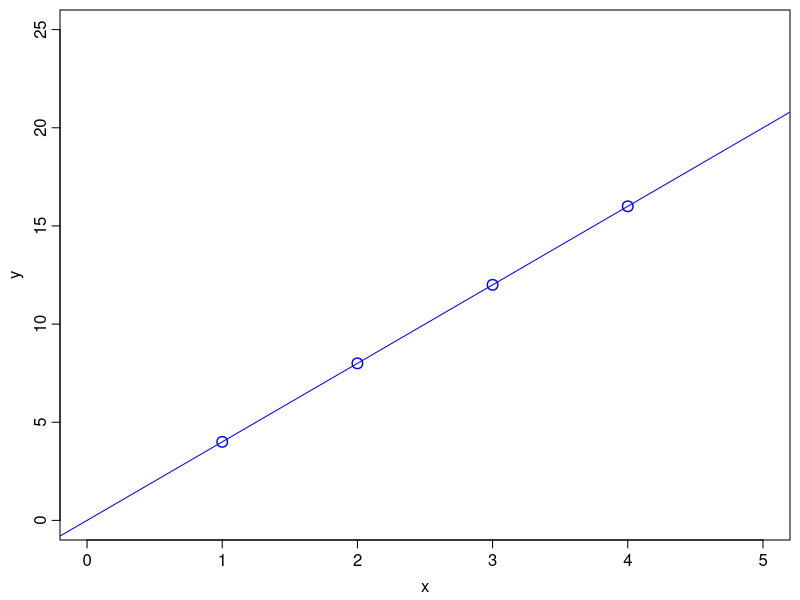
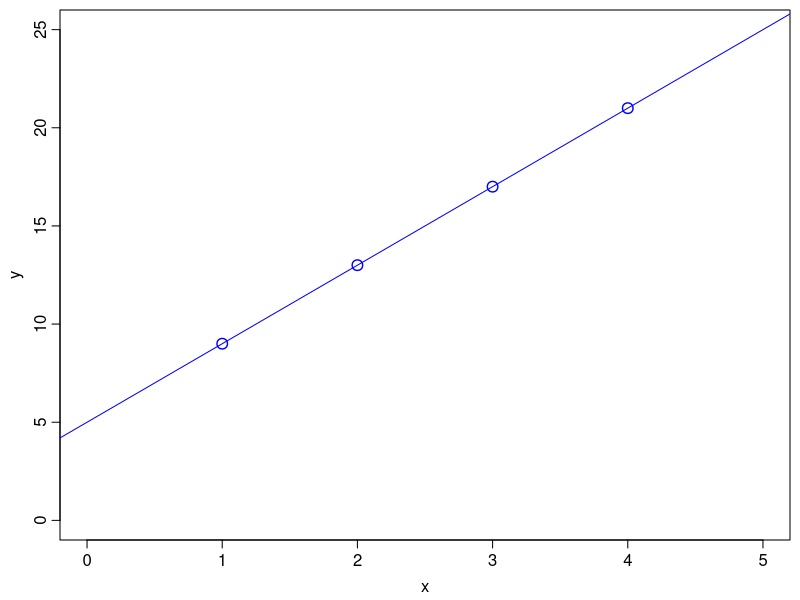
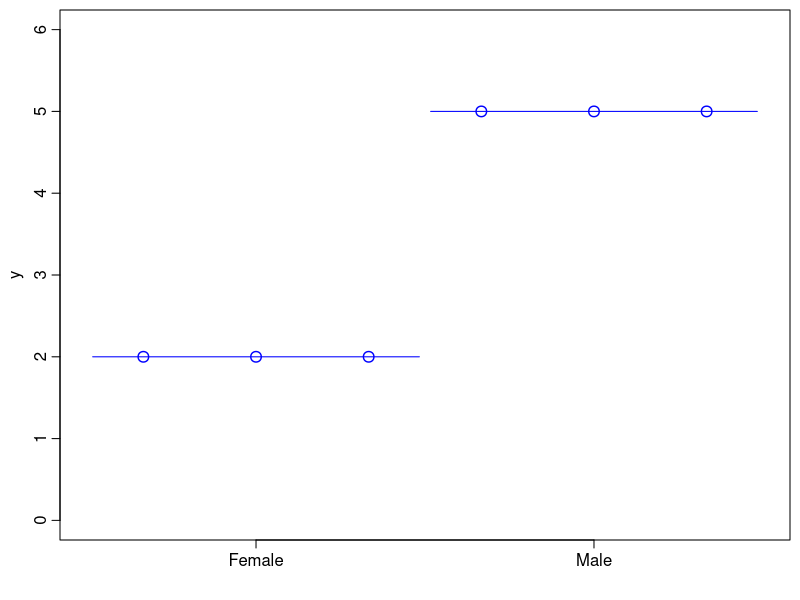
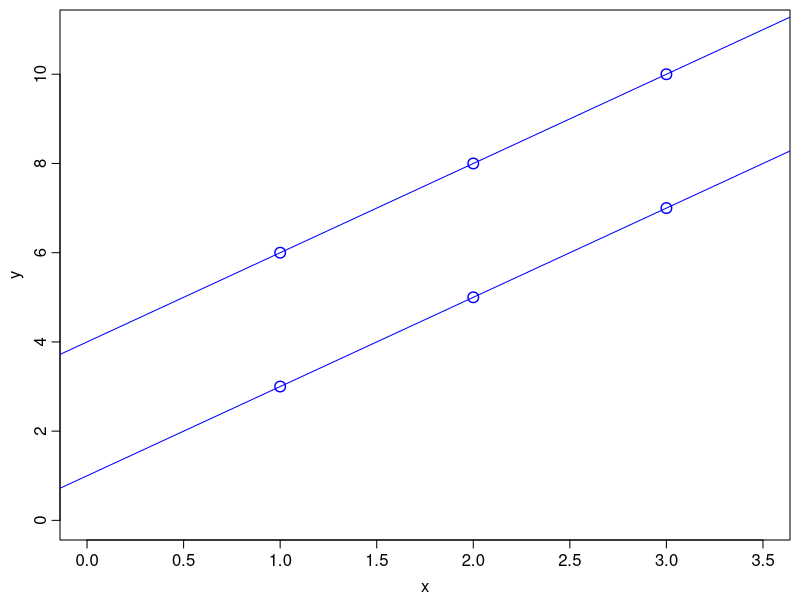
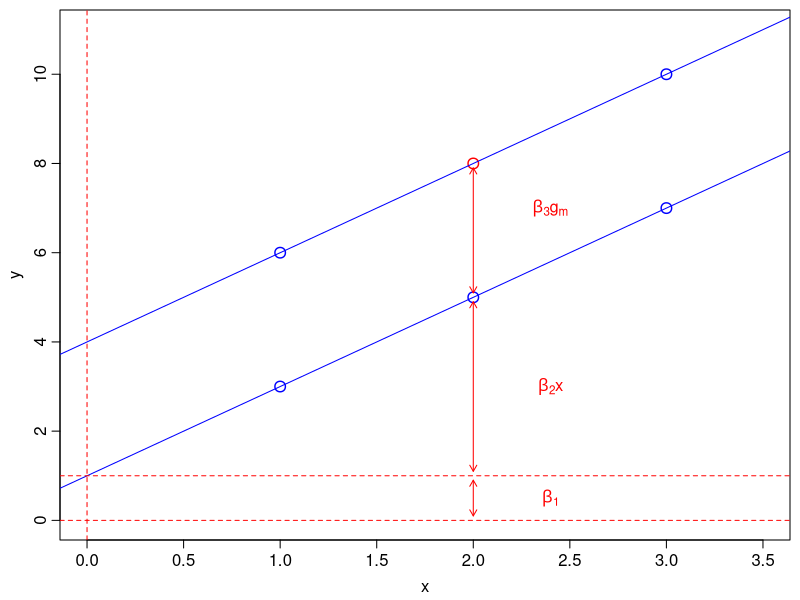

These figures' R source, in order: (Note: this script raises an error after producing the figures.)
palette(c('blue','red','purple','firebrick'))

# pdf width
w <- 3.5

# some replicate functions with changed defaults
arrows2 <- function(...) arrows(..., code=3, len=0.07, col='red')
text2   <- function(...) text(..., col='red', cex=1.4)


# simple regression no error

pdf('Origin.pdf', height=w, width=w)

	par(mar=c(3,3,0.5,0.5), mgp=c(1.8,0.5,0), tcl=-0.4)

	x <- 1:4
	y <- 4*x

	plot(y ~ x, col=1, pch=21, cex=1.4, xlim=c(0,5), ylim=c(0,25), lwd=1.4)
	abline(a=0, b=4,  col=1)	

dev.off()


pdf('Intercept.pdf', height=w, width=w)

	par(mar=c(3,3,0.5,0.5), mgp=c(1.8,0.5,0), tcl=-0.4)
	
	y <-  5 + 4*x

	plot(y ~ x, col=1, pch=21, cex=1.4, xlim=c(0,5), ylim=c(0,25), lwd=1.4)
	abline(a=5, b=4, col=1)	

dev.off()


pdf('Factor.pdf', height=w, width=w)

	par(mar=c(3,3,0.5,0.5), mgp=c(1.8,0.5,0), tcl=-0.4)
	
	y <- rep(c(2,5), each=3)
    x <- seq(along=y)-0.5
	plot(y ~ x, col='blue', pch=21, cex=1.4, xlim=c(0,6), ylim=c(0,6), lwd=1.4, xaxt='n', xlab='')
	gap <- 0.05
	arrows(c(0,3) + gap, c(2,5), c(3,6) - gap, c(2,5), code=0, col='blue')
    axis(side=1, at=c(1.5,4.5),  labels=c('Female','Male'))

dev.off()

pdf('TwoVars.pdf', height=w, width=w)

	par(mar=c(3,3,0.5,0.5), mgp=c(1.8,0.5,0), tcl=-0.4)
		
    x <- rep(1:3, times=2) 
    f <- rep(c(0,1), each=3)
    y <- 1 + 2 * x + 3 *f
	plot(y ~ x, col='blue', pch=21, cex=1.4, xlim=c(0,3.5), ylim=c(0,11), lwd=1.4)
	abline(a=1, b=2, col='blue')
	abline(a=4, b=2, col='blue')

dev.off()

pdf('TwoVarsHighlight.pdf', height=w, width=w)

	par(mar=c(3,3,0.5,0.5), mgp=c(1.8,0.5,0), tcl=-0.4)
		
    x <- rep(1:3, times=2) 
    f <- rep(c(0,1), each=3)
    y <- 1 + 2 * x + 3 *f
	plot(y ~ x,  pch=21, cex=1.4, xlim=c(0,3.5), ylim=c(0,11), lwd=1.4, col=c(1,1,1,1,2,1))
	abline(a=1, b=2, col='blue')
	abline(a=4, b=2, col='blue')
	
	abline(h=c(0,1), v=0, lty=2, col='red')
	gap <- 0.1
    arrows2(c(2,2,2), c(0,1,5)+gap, c(2,2,2), c(1,5,8)-gap)
	text(rep(2.4, 3), c(0.5,3,7), c(expression(beta[1]), expression(beta[2]*x), expression(beta[3]*g[m])), col='red')

dev.off()




x <- seq(along=y)-0.5
mid <- c(1,3,5,7)

pdf('Anova.pdf', height=w, width=w)

	par(mar=c(3,3,0.5,0.5), mgp=c(1.8,0.5,0), tcl=-0.4)

	plot(y ~ x, xaxt='n', xlab='', xlim=c(0,nk), ylim=c(0,max(y)), col=unclass(f), pch=21, cex=1.4, lwd=1.4)
	axis(side=1, at=mid,  labels=levels(f))
	
	gap <- 0.2
	arrows(c(0,2,4,6) + gap, yhat, c(2,4,6,8) - gap, yhat, col=1:4, code=0, lwd=2)


dev.off()


pdf('Error.pdf', height=w, width=w)

	par(mar=c(3,3,0.5,0.5), mgp=c(1.8,0.5,0), tcl=-0.4)
	x <- 1:4
	y <- 4*x + 5 + c(0.50,-2,2.58,-1)

	plot(y ~ x, col=1, pch=21, cex=1.4, xlim=c(0,5), ylim=c(0,25), lwd=1.4)
	#abline(a=5, b=4, col=1)	

dev.off()


pdf('TooFlat.pdf', height=w, width=w)

	par(mar=c(3,3,0.5,0.5), mgp=c(1.8,0.5,0), tcl=-0.4)

	plot(y ~ x, col=1, pch=21, cex=1.4, xlim=c(0,5), ylim=c(0,25), lwd=1.4)
	tooflat <- nls(y ~ a + 1 * x, start=list(a=10))
	abline(a=coef(tooflat), b=1, col=1)
	
	p <- predict(tooflat)
	r <- resid(tooflat)
	
	arrows(x,p,x,p+r, col='red', code=0)
	
dev.off()


pdf('TooSteep.pdf', height=w, width=w)

	par(mar=c(3,3,0.5,0.5), mgp=c(1.8,0.5,0), tcl=-0.4)

	plot(y ~ x, col=1, pch=21, cex=1.4, xlim=c(0,5), ylim=c(0,25), lwd=1.4)
	b <- 7
	toosteep <- nls(y ~ a + b * x, start=list(a=-10))
	abline(a=coef(toosteep), b=b, col=1)
	
	p <- predict(toosteep)
	r <- resid(toosteep)
	
	arrows(x,p,x,p+r, col='red', code=0)
	
dev.off()



pdf('Varying.pdf', height=w, width=2*w)

	par(mar=c(3,3,0.5,0.5), mgp=c(1.8,0.5,0), tcl=-0.4)
	par(mfrow=c(1,2))
	
	bvals <- seq(1, 7, length=50)
	resvar <- rep(NA, 50)
	
	for(b in seq_along(bvals)){
	
		model <- nls(y ~ a + bvals[b] * x, start=list(a=-10))

		p <- predict(model)
		r <- resid(model)
		resvar[b] <- deviance(model)

		plot(y ~ x, col=1, pch=21, cex=1.4, xlim=c(0,5), ylim=c(0,25), lwd=1.4)
		abline(a=coef(model), b=bvals[b], col=1)
		arrows(x,p,x,p+r, col='red', code=0)

		plot(resvar ~ bvals, type='o', ylim=c(10,60), col=2)		

	}
	
	abline(v=4, lty=2)
	
dev.off()


pdf('Varying_timeline.pdf', height=w, width=2*w)

	par(mar=c(3,3,0.5,0.5), mgp=c(1.8,0.5,0), tcl=-0.4)
	par(mfrow=c(1,2))
	
	bvals <- seq(1, 7, length=51)
	resvar <- rep(NA, 51)

	plot(y ~ x, col=1, pch=21, cex=1.4, xlim=c(0,5), ylim=c(0,25), lwd=1.4)
	p1 <- par('usr')
	plot(resvar ~ bvals, type='o', ylim=c(10,60), col=2, ylab='Sum of square residuals', xlab=expression(Slope~(beta[2])))		
	p2 <- par('usr')
	
	for(b in seq_along(bvals)){
	
		model <- nls(y ~ a + bvals[b] * x, start=list(a=-10))
		p <- predict(model)
		r <- resid(model)
		resvar[b] <- deviance(model)

		plot.new()
		par(usr=p1)
		arrows(x,p,x,p+r, col='red', code=0)
		abline(a=coef(model), b=bvals[b], col=1)
		
		plot.new()
		par(usr=p2)
		points(resvar ~ bvals, type='o', ylim=c(10,60), col=2)		

	}
	
	abline(v=4, lty=2)
	
dev.off()

pdf('JustRight.pdf', height=w, width=w)

	par(mar=c(3,3,0.5,0.5), mgp=c(1.8,0.5,0), tcl=-0.4)

	plot(y ~ x, col=1, pch=21, cex=1.4, xlim=c(0,5), ylim=c(0,25), lwd=1.4)
	justright <- nls(y ~ a + b * x, start=list(a=5, b=4))
	abline(justright, col=1)
	
	p <- predict(justright)
	r <- resid(justright)
	
	arrows(x,p,x,p+r, col='red', code=0)
	
dev.off()

pdf('Predicted.pdf', height=w, width=w)

	par(mar=c(3,3,0.5,0.5), mgp=c(1.8,0.5,0), tcl=-0.4)

	plot(y ~ x, col='grey', pch=21, cex=1.4, xlim=c(0,5), ylim=c(0,25), lwd=1.4)
	abline(justright, col=1)
	
	p <- predict(justright)
	r <- resid(justright)

	arrows(x,p,x,p+r, col='grey', code=0)	
	points(x, p, col=2,  pch=21, cex=1.4 )

	
dev.off()

pdf('ResidDemo.pdf', height=1.5*w, width= 1.2*w )

	par(mar=c(3,3,0.5,0.5), mfrow=c(2,1), mgp=c(1.8,0.5,0), tcl=-0.4)

	sd <- 1
	# xx <- runif(100)*25
	# yy <- 1 + 0.2*xx + rnorm(100, sd=sd)
	xx <- c(10.56, 8.42, 7.45, 5.85, 13.55, 7.33, 2.59, 4.29, 21.79, 1.52, 
			19.6, 22.32, 2.25, 1.67, 5.09, 3.93, 20.71, 2.7, 1.41, 4.81, 
			16.72, 14.49, 22.47, 2.76, 17.97, 0.52, 1.77, 23.91, 16.85, 17.45, 
			17.77, 4.82, 13.14, 0.88, 20.37, 8.64, 12.23, 14.04, 21.66, 3.07, 
			17.9, 0.75, 22, 24, 1.33, 18.07, 12.15, 0.92, 10.28, 18.48, 19.31, 
			11.64, 10.43, 1.29, 8.32, 13.94, 4.76, 6.92, 4.19, 14.94, 20.29, 
			13.72, 17.84, 1.39, 5.8, 17.48, 23.31, 24.96, 1.47, 18.79, 11.67, 
			15.78, 8.23, 15.48, 4.66, 0.37, 4.67, 24.75, 8.83, 4.64, 9.25, 
			22.76, 4.38, 12.14, 18.69, 20.02, 4.51, 1.61, 1.52, 17.32, 3.44, 
			2, 3.34, 6.09, 22.96, 8.04, 4.85, 23.5, 7.05, 5.41)
	yy <- c(4.63, 2.64, 2.54, 1.49, 3.8, 3.06, 2.1, 1.15, 5.3, 1.35, 5.05, 
			4.9, 2.79, -0.01, 2.21, 1.39, 5.34, -0.68, 1.1, 2.15, 3.14, 4.81, 
			6.83, 1.74, 4.44, 1.41, 0.19, 5.51, 2.83, 5.86, 4.46, 1.94, 4.81, 
			2.65, 4.99, 2.33, 2.95, 4.54, 7.3, 1.8, 4.66, 1.73, 5.1, 5.86, 
			0.03, 4.47, 3.53, 2.05, 3.7, 3.88, 5.56, 2.02, 3.89, 0.58, 4.87, 
			3.8, 3.26, 0.56, 1.11, 1.5, 5.02, 2.12, 2.38, 1.74, 3.09, 3.53, 
			6.89, 5.43, 0.01, 4.24, 3.04, 5.11, 2.18, 3.26, 2.4, -1.04, 3.37, 
			5.42, 3.69, -1.36, 3.42, 4.12, 2.4, 1.73, 2.78, 5.85, 0.63, 1.52, 
			0.07, 5.38, 0.24, 2.38, 3.13, 2.6, 4.25, 2.2, 2.35, 5.58, 2.56, 1.68)
	plot(yy~xx, col='gray60', ylab='y', xlab='x', ylim=c(-2,8))
	mod <- lm(yy~xx)
	abline(mod, col='gray60')
	
	pts <- c(1,6,11,16,21)
	mnx <- predict(mod, newdata=list(xx=pts))
	points(pts, mnx, col='red', pch=19)
	
	for(i in seq_along(pts)){
	
		qn <- qnorm(ppoints(99), mean=mnx[i], sd=sd)
		dn <- dnorm(qn, mean=mnx[i], sd=sd)
		dn <- dn / max(dn) * 3 
		lines(dn + pts[i], qn, col='red', lwd=1.5)
		lines(rep(pts[i],2), qn[c(1,99)], col='red', lty=1, lwd=0.5)
		lines(c(pts[i], pts[i] + dn[45]), rep(mnx[i],2), col='red', lty=1, lwd=0.5)
		
	}
	
	n <- 21
	p <- ppoints(n)
	a <- qnorm(seq(0,1, by=diff(p)[1]))
	a[c(1,n+1)] <- c(-3,3)
	q <- qnorm(p)
	d <- dnorm(q)
	
	curve(dnorm(x), xlim=c(-3,3), type='n', ylim=c(0,0.45), ylab='Density')
	
	for(i in seq(1,n, by=2)){
	    x <- seq(a[i], a[i+1], length=15)
		y <- dnorm(x)
		polygon(x=c(a[i], x, a[i+1]), c(0,y,0), col='grey80', border=NA)
	}
	
	arrows(q, dnorm(q), q, rep(0.43, length(q)), code=0, col='gray')
	curve(dnorm(x), xlim=c(-3,3), add=TRUE)
	points(q, dnorm(q), col='red')
	points(q, rep(0.43, length(q)), col='red')


dev.off()


pdf('LinearModels.pdf', height=2/3*w, width=2*w)

	par(mar=c(3,3,2,0.5), mfrow=c(1,3), mgp=c(1.8,0.5,0), tcl=-0.4)
	
	x <- runif(20)
	y <- 0.5 * x + rnorm(20, sd=0.05)

	mod <- lm(y~x)
	plot(y ~ x, col='red')
	abline(mod, col=1)
	title(main=expression(y == beta[1] + beta[2] *x))

	x <- runif(20)
	y <- 0.5 * x - 0.6*x^2+ rnorm(20, sd=0.03)

	mod <- lm(y~x + I(x^2))
	plot(y ~ x, col='red')
	xx <- seq(0,1, length=50)
	p <- predict(mod, newdata=list(x=xx))
	lines(xx, p, col=1)
	title(main=expression(y == beta[1] + beta[2] *x + beta[3] *x^2))


	x1 <- runif(40)
	x2 <- runif(40)
	y  <- 0.2 * x1 + 0.3 * x2 - 0.4*x2^2 + 0.2*x1*x2 + rnorm(40, sd=0.05)
	mod <- lm(y ~ x1*x2+ I(x2^2))
	
	xx <- seq(0,1,length=20)
	newdata <- expand.grid(x1=xx, x2=xx)
	p <- predict(mod, newdata=newdata)	
	
	par(mar=c(1,1,2,1))
	VT <- persp(xx,xx, matrix(p, ncol=20), theta=-45, phi=10, xlab='x1', ylab='x2', zlab='y', border=1)
	points(trans3d(x1,x2,y, VT), col='red')

	title(main=expression(y == beta[1] + beta[2] * x[1] + beta[3] * x[2]+ beta[4] * x[2]^2+  beta[5] *x[1]*x[2]))


dev.off()

# pdf('Animate.pdf', height=w, width=w)

# for(t in seq(-180,180, by=5)){
	# VT <- persp(xx,xx, matrix(p, ncol=20), theta=t, phi=10, xlab='x1', ylab='x2', zlab='y', border=1)
	# points(trans3d(x1,x2,y, VT), col='red')

	# title(main=expression(y == beta[1] + beta[2] * x[1] + beta[3] * x[2]+ beta[4] * x[2]^2+  beta[5] *x[1]*x[2]))
# }

# dev.off()


## data for constant variance plots

# xreg <- runif(60)
# yreg <- 1 + 2*xreg +rnorm(60, sd=0.25)
# xaov <- gl(3,20, labels=c('none','sofa','active'))
# yaov <- 3 + 2.5 * (xaov=='sofa') + 1.1 * (xaov=='active') + rnorm(60, sd=0.25)
# yqd <- 0.1 + 2*xreg -  4*xreg^2 + rnorm(60, sd=0.25)
# ycurve   <- 1 + 2*xreg + 2 * xreg^2 + rnorm(60, sd=0.25) 
# yneqvar  <- 3 + 2.5 * (xaov=='sofa') + 1.1 * (xaov=='active') + rnorm(60, sd=0.25)*unclass(xaov)
# ynonnorm <- 0.1 + 2*xreg -  4*xreg^2 + rt(60, df=1.5)/10
# dat <- data.frame(xreg=round(xreg,3), xaov=xaov, yreg=round(yreg,3), yoav=round(yaov,3), 
#                   yqd=round(yqd,3), ycurve=round(ycurve,3), yneqvar=round(yneqvar,3), ynonnorm=round(ynonorm,3))


dat <- data.frame(xreg = c(0.669, 0.529, 0.825, 0.659, 0.791, 0.283, 
							0.164, 0.768, 0.129, 0.333, 0.647, 0.863, 0.987, 0.265, 0.602, 
							0.444, 0.513, 0.535, 0.717, 0.162, 0.059, 0.839, 0.285, 0.644, 
							0.382, 0.736, 0.983, 0.023, 0.121, 0.394, 0.271, 0.098, 0.705, 
							0.119, 0.415, 0.374, 0.516, 0.419, 0.529, 0.126, 0.143, 0.791, 
							0.011, 0.206, 0.506, 0.569, 0.03, 0.875, 0.429, 0.623, 0.346, 
							0.658, 0.74, 0.979, 0.591, 0.136, 0.338, 0.93, 0.921, 0.928), 
				    xaov = gl(3,20, labels=c('none','sofa','active')),			    
				    yreg = c(2.492, 1.956, 2.771, 2.292, 2.902, 1.829, 1.565, 2.341, 1.097, 
							2.1, 2.258, 2.89, 3.08, 1.589, 2.329, 1.897, 2.191, 1.91, 2.74, 
							1.215, 1.61, 2.55, 1.563, 1.918, 1.623, 2.735, 2.762, 1.152, 
							1.13, 1.618, 1.819, 1.217, 2.22, 1.291, 1.61, 1.707, 2.323, 2.215, 
							2.297, 1.032, 1.191, 2.581, 1.078, 1.44, 1.906, 2.095, 1.098, 
							3.044, 1.514, 2.133, 1.598, 1.974, 2.314, 2.799, 2.187, 0.95, 
							1.86, 2.667, 2.822, 2.752), 
				    yoav = c(3.29, 2.728, 2.979, 3.509, 3.446, 2.901, 2.792, 
						    3.308, 3.107, 3.14, 3.212, 3.109, 2.912, 2.894, 3.214, 2.705, 
						    3.164, 2.482, 2.693, 3.07, 5.685, 5.349, 5.958, 5.368, 5.695, 
						    5.357, 5.557, 4.995, 5.731, 5.57, 5.405, 5.017, 5.538, 5.556, 
						    5.052, 6.005, 5.585, 5.31, 5.739, 4.893, 4.236, 4.66, 4.269, 
						    4.5, 3.612, 3.465, 3.799, 4.132, 3.838, 4.326, 3.844, 4.091, 
						    4.237, 3.987, 4.504, 3.874, 4.219, 4.065, 4.336, 4.157), 
				    yqd = c(-0.254, -0.198, -1.103, 0, -1.006, 0.262, 1.051, 
						    -0.551, 0.151, -0.071, -0.361, -1.212, -2.044, 0.481, 0.066, 
						    0.104, -0.029, -0.1, -0.098, 0.607, 0.146, -1.005, 0.067, 
						    -0.044, 0.447, -0.576, -2.327, 0.065, 0.275, 0.081, 0.847, 
						    0.04, -0.576, 0.642, 0.285, 0.39, 0.246, 0.322, -0.111, 0.385, 
						    0.329, -0.81, 0.168, 0.521, 0.19, -0.183, 0.01, -1.519, 0.431, 
						    -0.263, 0.307, -0.813, -0.976, -2.142, -0.138, 0.67, 0.387, 
						    -1.478, -1.11, -1.559),
					ycurve = c(2.897, 2.463, 3.678, 3.179, 3.342, 1.474, 1.586, 3.131, 1.403, 
							1.653, 3.112, 3.644, 4.573, 1.931, 2.814, 2.126, 2.328, 2.845, 
							2.823, 1.214, 1.085, 3.485, 1.776, 2.993, 1.508, 2.978, 4.522, 
							1.662, 1.122, 1.715, 1.839, 1.129, 3.105, 1.441, 2.214, 1.473, 
							2.411, 1.762, 2.599, 1.38, 0.952, 3.785, 1.207, 1.418, 1.932, 
							2.368, 1.297, 4.089, 2.077, 2.899, 1.891, 2.832, 3.151, 4.792, 
							3.018, 1.248, 2.162, 4.043, 4.289, 4.07),
					yneqvar = c(2.944, 2.593, 2.788, 3.206, 2.795, 3.323, 2.881, 
							2.996, 2.951, 2.9, 2.534, 3.02, 2.718, 3.022, 3.129, 3.026, 2.863, 
							3.454, 3.026, 2.94, 4.771, 5.627, 6.435, 5.479, 5.01, 5.094, 
							5.347, 4.767, 5.701, 5.759, 5.266, 5.477, 5.861, 4.547, 5.671, 
							5.069, 5.604, 5.883, 6.007, 4.649, 5.834, 5.307, 4.276, 4.201, 
							3.372, 4.669, 4.079, 3.724, 3.843, 3.835, 3.084, 2.897, 4.553, 
							3.706, 4.274, 4.818, 2.736, 4.268, 4.528, 4.582),
					ynonnorm = c(-0.256, 0.06, -0.986, 0.579, -0.343, 0.296, 0.626, -0.559, 
							-0.269, 0.676, -1.752, -0.931, -1.768, 0.662, -0.205, 0.045, 
							0.147, 0.101, -0.094, 0.361, 0.209, 0.376, 0.285, -0.34, 0.272, 
							-0.611, -1.898, 0.238, 0.218, 0.124, 0.228, 0.022, -0.353, 0.268, 
							0.295, 0.326, 0.261, 0.275, 0.069, 0.313, 0.341, -0.518, 0.093, 
							-0.438, 0.123, -0.13, 0.382, -1.23, 0.806, -0.217, 0.185, -0.309, 
							-0.663, -1.817, -0.29, 0.487, 0.217, -1.481, -1.385, -1.424))



regmod <- lm(yreg~xreg, data=dat)
regpred <- predict(regmod)
regres <- resid(regmod)

aovmod <- lm(yaov ~ xaov, data=dat)
aovpred <- predict(aovmod)
aovres <- resid(aovmod)

quadmod <- lm(yqd ~ xreg + I(xreg^2), data=dat) 
quadpred <- predict(quadmod)
quadres <- resid(quadmod)

curvemod <- lm(ycurve ~ xreg, data=dat)
curvepred <- predict(curvemod)
curveres <- resid(curvemod)

neqvarmod <- lm(yneqvar ~ xaov, data=dat)
neqvarpred <- predict(neqvarmod)
neqvarres <- resid(neqvarmod)

nonnormmod <- lm(ynonnorm ~ xreg + I(xreg^2), data=dat)
nonnormpred <- predict(nonnormmod)
nonnormres <- resid(nonnormmod)

pdf('ConstantVarianceDat.pdf', height=2/3*w, width=2*w)

	par(mar=c(3,3,2,0.5), mfrow=c(1,3), mgp=c(1.8,0.5,0), tcl=-0.4)
	
	plot(yreg ~ xreg,  ylab='y',  xlab='x',col='red', data=dat)
	title(main=expression(y == beta[1] + beta[2] *x))

	xaovxx <- c(4:23, 29:48, 54:73)
	plot(yaov ~ xaovxx, ylim=c(2.25, 6.25), xlim=c(1, 76), xlab='', xaxt='n', ylab='y', col='red', data=dat)
	axis(1, at=c(1,26,51,76), labels=FALSE)
	mtext(levels(xaov), at=c(13.5,38.5,63.5), side=1, line=1.8, cex=0.8)
	abline(v=c(1,26,51,76), lty=2, col='gray')
	title(main=expression(y == beta[1] + beta[2] * x[s] + beta[3] *x[a]))


	plot(yqd ~ xreg,  ylab='y',  xlab='x', col='red', data=dat)
	title(main=expression(y == beta[1] + beta[2] *x + beta[3] *x^2))

dev.off()


pdf('ConstantVarianceMods.pdf', height=2/3*w, width=2*w)

	par(mar=c(3,3,2,0.5), mfrow=c(1,3), mgp=c(1.8,0.5,0), tcl=-0.4)
	
	plot(yreg ~ xreg,  ylab='y',  xlab='x', type='n', data=dat)
	title(main=expression(y == beta[1] + beta[2] *x))

	arrows(xreg, regpred, xreg, yreg, code=0, col='grey')
	abline(regmod, col='blue')
	points(yreg ~ xreg, col='red', data=dat)	

	xaovxx <- c(4:23, 29:48, 54:73)
	plot(yaov ~ xaovxx, ylim=c(2.25, 6.25), xlim=c(1, 76), xlab='', xaxt='n', ylab='y', type='n', data=dat)
	axis(1, at=c(1,26,51,76), labels=FALSE)
	mtext(levels(xaov), at=c(13.5,38.5,63.5), side=1, line=1.8, cex=0.8)
	abline(v=c(1,26,51,76), lty=2, col='gray')
	title(main=expression(y == beta[1] + beta[2] * x[s] + beta[3] *x[a]))
	
	arrows(xaovxx, aovpred, xaovxx, yaov, code=0, col='grey')
	cf <- coef(aovmod)
	cf[2:3] <- cf[2:3] + cf[1]
	arrows(c(1,26,52), cf, c(26,51,76),cf, code=0, col='blue')
	points(yaov ~ xaovxx, col='red', data=dat)

	plot(yqd ~ xreg,  ylab='y',  xlab='x', type='n', data=dat)
	title(main=expression(y == beta[1] + beta[2] *x + beta[3] *x^2))

	arrows(xreg, quadpred, xreg, yqd, code=0, col='grey')
	cf <- as.list(coef(quadmod))
	names(cf) <- c('i','l','q')
	with(cf, curve(i + l*x + q*x^2, col='blue', add=TRUE))
	points(yqd ~ xreg, col='red', data=dat)

dev.off()

pdf('FitResid.pdf', height=2/3*w, width=2*w)

	par(mar=c(3,3,2,0.5), mfrow=c(1,3), mgp=c(1.8,0.5,0), tcl=-0.4)

	plot(regmod,  which=1, add.smooth=FALSE, col='red')
	plot(aovmod,  which=1, add.smooth=FALSE, col='red')
	plot(quadmod, which=1, add.smooth=FALSE, col='red')

dev.off()

qq2 <- function(mod){
	rs <- rstandard(mod)
	xy <- qqnorm(rs, plot.it=FALSE)
	plot(xy, type='n', main="Normal Q-Q plot", xlab='Theoretical Quantiles', ylab='Sample Quantiles')
	qqline(rs, col='gray30')
	points(xy, col='red')
}

pdf('QQNorm.pdf', height=2/3*w, width=2*w)

	par(mar=c(3,3,2,0.5), mfrow=c(1,3), mgp=c(1.8,0.5,0), tcl=-0.4)
	
	qq2(regmod)
	qq2(aovmod)
	qq2(quadmod)
			
dev.off()

# Bad plots

pdf('NonConstantVarianceMods.pdf', height=2/3*w, width=2*w)

	par(mar=c(3,3,2,0.5), mfrow=c(1,3), mgp=c(1.8,0.5,0), tcl=-0.4)
	
	plot(ycurve ~ xreg,  ylab='y',  xlab='x', type='n', data=dat)
	title(main=expression(y == beta[1] + beta[2] *x))

	arrows(xreg, curvepred, xreg, ycurve, code=0, col='grey')
	abline(curvemod, col='blue')
	points(ycurve ~ xreg, col='red', data=dat)	

	xaovxx <- c(4:23, 29:48, 54:73)
	plot(yneqvar ~ xaovxx, ylim=c(2.25, 6.45), xlim=c(1, 76), xlab='', xaxt='n', ylab='y', type='n', data=dat)
	axis(1, at=c(1,26,51,76), labels=FALSE)
	mtext(levels(xaov), at=c(13.5,38.5,63.5), side=1, line=1.8, cex=0.8)
	abline(v=c(1,26,51,76), lty=2, col='gray')
	title(main=expression(y == beta[1] + beta[2] * x[s] + beta[3] *x[a]))
	
	arrows(xaovxx, neqvarpred, xaovxx, yneqvar, code=0, col='grey')
	cf <- coef(neqvarmod)
	cf[2:3] <- cf[2:3] + cf[1]
	arrows(c(1,26,52), cf, c(26,51,76),cf, code=0, col='blue')
	points(yneqvar ~ xaovxx, col='red', data=dat)

	plot(ynonnorm ~ xreg,  ylab='y',  xlab='x', type='n', data=dat)
	title(main=expression(y == beta[1] + beta[2] *x + beta[3] *x^2))

	arrows(xreg, nonnormpred, xreg, ynonnorm, code=0, col='grey')
	cf <- as.list(coef(nonnormmod))
	names(cf) <- c('i','l','q')
	with(cf, curve(i + l*x + q*x^2, col='blue', add=TRUE))
	points(ynonnorm ~ xreg, col='red', data=dat)

dev.off()

pdf('BadFitResid.pdf', height=2/3*w, width=2*w)

	par(mar=c(3,3,2,0.5), mfrow=c(1,3), mgp=c(1.8,0.5,0), tcl=-0.4)

	plot(curvemod,  which=1, add.smooth=FALSE, col='red')
	plot(neqvarmod,  which=1, add.smooth=FALSE, col='red')
	plot(nonnormmod, which=1, add.smooth=FALSE, col='red')

dev.off()

pdf('BadQQNorm.pdf', height=2/3*w, width=2*w)

	par(mar=c(3,3,2,0.5), mfrow=c(1,3), mgp=c(1.8,0.5,0), tcl=-0.4)
	
	qq2(curvemod)
	qq2(neqvarmod)
	qq2(nonnormmod)
			
dev.off()


# pdf('Anscombe.pdf', height=2*w, width=2*w)

	# par(mar=c(3,3,0.5,0.5), mfrow=c(2,2), mgp=c(1.8,0.5,0), tcl=-0.4)
	
	# data(anscombe)
	
	# for(i in 1:4){
		
		# x <- anscombe[,i]; y <- anscombe[,i+4]
		# mod <- lm(y~x)
		# plot(y ~ x)
		# abline(mod)
	# }

# dev.off()

## EXPLANATORY POWER


# null and saturated model

x <- 1:9
f1 <- gl(3,3, labels=letters[1:3])
f2 <- gl(9,1, labels=letters[1:9])
# y <- unclass(f1) +rnorm(9, sd=0.9)
y <- c(0.82, 1, 0.17, -0.42, 2.29, 2.35, 4.06, 2.71, 2.73)


pdf('NullSaturated.pdf', height=1.5*w, width=1.2*w)

	par(mar=c(3,3,2,0.5), mfrow=c(2,1), mgp=c(1.8,0.5,0), tcl=-0.4)

	null <- lm(y ~ 1)
	nr <- resid(null)
	np <- predict(null)
	nullSS <- sum(resid(null)^2)


	plot(y ~ x, col='red', xlim=c(0.5,9.5), xaxt='n', xlab='')
	abline(null, col='blue')
	arrows(x, np, x, y, col='blue', code=0)
	title(main=expression(y == beta[1]), line=1.2)
	text(1, 3.5, sprintf("ESS = %0.2f\nRSS = %0.2f", 0,nullSS), adj=0)	

	mod <- lm(y ~ f2) 
	plot(y ~ x, col='red', xlim=c(0.5,9.5), xaxt='n')
	axis(1, at=1:9, labels=levels(f2))
	arrows(x-0.5, y, x+0.5, y, col='blue', code=0)
	title(main=expression(y == beta[1] + beta[2]*f[b] + ldots + beta[8]*f[h]), line=1.2)
	text(1, 3.5, sprintf("ESS = %0.2f\nRSS = %0.2f", nullSS, 0), adj=0)	

dev.off()

pdf('Intermediate.pdf', height=0.75*w, width=1.2*w)

	par(mar=c(3,3,2,0.5),  mgp=c(1.8,0.5,0), tcl=-0.4)
	mod <- lm(y ~ f1) 
	r <- resid(mod)
	p <- predict(mod)
	rss <- sum(resid(mod)^2)
	plot(y ~ x, col='red', xlim=c(0.5,9.5), xaxt='n', xlab='')
	axis(1, at=c(2,5,8), labels=levels(f1))
	cf <- coef(mod); cf[2:3] <- cf[2:3]+cf[1]
	arrows(c(1,4,7), cf, c(3,6,9), cf, col=2, code=0 )
	arrows(x, p, x, y, col='blue', code=0)
	title(main=expression(y == beta[1] + beta[2]*f[b] + beta[3]*f[c]), line=1.2)
	text(1, 3.5, sprintf("ESS = %0.2f\nRSS = %0.2f", nullSS-rss,rss), adj=0)		

dev.off()

# Simulate F 2,6

N <- 10000
ratio <- numeric(N)
f1 <- gl(3,3, labels=letters[1:3])
x <- 1:9
y <- matrix(rnorm(9 *N), ncol=9)

null <- apply(y, 1, function(x) var(x) * 8)
means <- t(apply(y, 1, function(x) rep(c(mean(x[1:3]), mean(x[4:6]), mean(x[7:9])), each=3)))

RSS <- rowSums((y - means)^2)
ESS <- null - RSS
ratio <- (ESS/2)/(RSS/6)

idx <- c(which.min(ratio), which.min(abs(ratio - median(ratio))),  which.min(abs((ratio -12))))

pdf('F_extremes.pdf', height=2/3*w, width=2*w)

	par(mar=c(3,3,2,0.5), mfrow=c(1,3), mgp=c(1.8,0.5,0), tcl=-0.4)

	yl <- range(y[idx,])
	
	for(i in idx){
		
		null <- lm(y[i,] ~ 1)
		nullSS <- sum(resid(null)^2)
	
		mod <- lm(y[i,] ~ f1) 
		r <- resid(mod)
		p <- predict(mod)
		rss <- sum(resid(mod)^2)
		
		plot(y[i, ] ~ x, col='red', xlim=c(0,9.5), xaxt='n', xlab='', ylab='y', ylim=yl)
		axis(1, at=c(2,5,8), labels=levels(f1))
		cf <- coef(mod); cf[2:3] <- cf[2:3]+cf[1]
		arrows(c(1,4,7), cf, c(3,6,9), cf, col=2, code=0 )
		arrows(x, p, x, y[i,], col='blue', code=0)
		title(main=expression(y == beta[1] + beta[2]*f[b] + beta[3]*f[c]), line=1.2)
		
		text(0.2, 1., sprintf("ESS = %0.2f\nRSS = %0.2f\nF = %0.2f", nullSS-rss, rss, anova(mod)[1,4]), adj=0)		
	
	}

dev.off()




pdf('FAnimate.pdf',height=0.75*w, width= 1.2*w)

	par(mar=c(3,3,0.5,0.5), mgp=c(1.8,0.5,0), tcl=-0.4)

	clip <- quantile(ratio, 0.99)
	xr <-c(0, clip)
	bks <- seq(0, clip, length=30)
	tratio <- ifelse(ratio >= clip, NA, ratio)
	
	# base graphic
	plot(1, ylim=c(0,0.8), xlim=xr, type='n', xlab='Variance ratio', ylab='Density')
	arrows(4.52,0.2,4.52,0, lwd=2, col='red',len=0.13)
	usr <- par('usr')
	
	# frames of animation
	for(x in seq(250,N, by=250)){
		plot.new();  par(usr=usr)	
		h <- hist(tratio[1:x], breaks=bks, plot=FALSE)
		h$density <- h$counts/N/diff(bks)[1]
		lines(h, freq=FALSE)
	}

	abline(v=quantile(ratio, 0.95), col='blue')
	
dev.off()

## T simulation

x <- 1:20 + runif(20)/0.5

y1 <- 6 - 0.05 * x + rnorm(20, sd=2.3)
y2 <- 3 + 1/3 * x + rnorm(20, sd=2.3)
y3 <- 6 - 0.05 * x + rnorm(20, sd=0.4)
y4 <- 3 + 1/3 * x + rnorm(20, sd=0.4)

xd <- list(x=seq(0, 20, length=100))

yr <- range(y1,y2,y3,y4)

pdf('T_examples.pdf',height=1.5*w, width= 2*w)
	
	par(mar=c(0.5,0.5,0.5,0.5), mfrow=c(2,2), mgp=c(1.8,0.5,0), tcl=-0.4, oma=c(2,2,2,2))
	
	for(i in 1:4){
		
		y <- get(paste('y', i, sep=''))
	
		plot(y~x, ylim=yr, type='n', xaxt='n', yaxt='n')
		mod <- lm(y ~ x)
		if(i %in% c(3,4)) axis(1) else axis(1, labels=FALSE)
		if(i %in% c(1,3)) axis(2) else axis(2, labels=FALSE)
		
		if(i == 1) {mtext('Small effect', line=1, cex=1.2)}
		if(i == 2) {mtext('Large effect', line=1, cex=1.2); ; mtext('Low precision', side=4, line=1, cex=1.2)} 
		if(i == 4) mtext('High precision', side=4, line=1, cex=1.2)


		p <- predict(mod, newdata=xd, se.fit=TRUE)
	
		abline(h=mean(y), col='grey')
		abline(mod, col='blue')
		lines(xd$x, p$fit + 2*p$se.fit, col='blue', lty=2)
		lines(xd$x, p$fit - 2*p$se.fit, col='blue', lty=2)
			
		points(y ~ x, col='red')
		mm <- summary(mod)$coef
		text(2, yr[2]-0.5 , bquote(beta[2]==.(a), list(a=round(mm[2,1],3))), adj=0)		
		text(2, yr[2]-1.5 , bquote(se ==.(a), list(a=round(mm[2,2],3))), adj=0)		
		text(2, yr[2]-2.5 , bquote(t ==.(a), list(a=round(mm[2,3],3))), adj=0)		
	
		
		# print(summary(lm(y ~ x)))
	}
	
dev.off()


# Simulate t 19

N <- 10000
tval <- numeric(N)
x <- 1:20 + runif(20)/0.5
y <- matrix(rnorm(20*N, mean=5), ncol=20)
xd <- list(x=seq(0, 20, length=100))


for(i in seq_along(tval)) tval[i] <- summary(lm(y[i,] ~ x))$coef[2,3]


idx <- c(which.min(tval), which.min(abs(tval)),  which.max(tval))

pdf('t_extremes.pdf', height=2/3*w, width=2*w)

	par(mar=c(3,3,2,0.5), mfrow=c(1,3), mgp=c(1.8,0.5,0), tcl=-0.4)

	yl <- range(y[idx,])

	for(i in idx){
		
				
		plot(y[i, ] ~ x, col='red', ylab='y', ylim=yl)
		title(main=expression(y == beta[1] + beta[2]*x, line=1.2))
		mod <- lm(y[i,] ~ x)
		p <- predict(mod, newdata=xd, se.fit=TRUE)
	
		abline(h=mean(y[i,]), col='grey')
		abline(mod, col='blue')
		lines(xd$x, p$fit + 2*p$se.fit, col='blue', lty=2)
		lines(xd$x, p$fit - 2*p$se.fit, col='blue', lty=2)

		mm <- summary(mod)$coef
		if( mm[2,1] < 0) yy <- 3.5 else yy <- 6.75
		text(3, yy  , bquote(beta[2]==.(a), list(a=round(mm[2,1],3))), adj=0)		
		text(3, yy - 0.4, bquote(se ==.(a), list(a=round(mm[2,2],3))), adj=0)		
		text(3, yy - 0.8, bquote(t ==.(a), list(a=round(mm[2,3],3))), adj=0)		

	
	}

dev.off()





pdf('tAnimate.pdf',height=0.75*w, width= 1.2*w)

	par(mar=c(3,3,0.5,0.5), mgp=c(1.8,0.5,0), tcl=-0.4)

	xr <- range(tval)
	bks <- seq(xr[1], xr[2], length=30)
	
	# base graphic
	plot(1, ylim=c(0,0.42), xlim=xr, type='n', xlab='t value', ylab='Density')
	usr <- par('usr')
	
	# frames of animation
	for(x in seq(250,N, by=250)){
		plot.new();  par(usr=usr)	
		h <- hist(tval[1:x], breaks=bks, plot=FALSE)
		h$density <- h$counts/N/diff(bks)[1]
		lines(h, freq=FALSE)
	}

	abline(v=quantile(tval, c(0.025,0.975)), col='red')
	
dev.off()


## more detailed examples
# n <- 60
# x <- rep(1:20, times=3) + runif(60)
# f <- gl(3,20)
# y1 <- 4 + rnorm(n, sd=2)
# y2 <- 1 + 0.05*x + 1.2*unclass(f) + rnorm(n, sd=1.3)
# y3 <- -1 + 0.3*x + unclass(f) + rnorm(n, sd=0.8)

palette(c('red','blue','darkgreen'))

f <- gl(3,20)
x <- c(1.32, 2.87, 3.91, 4.51, 6, 7, 7.12, 8.4, 9.31, 10.04, 11.5, 
		12.96, 13.47, 14.83, 15.77, 16.69, 17.93, 18.82, 19.47, 20.19, 
		1.25, 2.08, 3.62, 4.44, 5.46, 6.58, 7.22, 8.56, 9.15, 10.11, 
		11, 12.83, 13.66, 14.44, 15.38, 17, 17.28, 18.66, 19.54, 20.62, 
		1.29, 2.44, 3.83, 4.56, 5.59, 6.84, 7.18, 8.24, 9.31, 10.69, 
		11.25, 12.16, 13.87, 14.55, 15.19, 16.66, 17.17, 18.06, 19.04, 20.25)
y1 <- c(3.63, 4.59, 4.5, 3.16, 4.32, 4.36, 0.41, 1.47, 3.44, 2.85, 
		8.62, 6.14, 6.8, 4.75, 0.77, 4.4, 1.53, 4.05, 6.62, 1.45, 4.14, 
		7.58, 5.52, 2.68, 2.4, 1.54, 4.3, 2.96, 5.36, 5.2, 1.37, 6.95, 
		3.46, 2.84, 3.32, -0.12, 6.47, 3.63, 5.27, 6.6, 2, 6.35, 4.03, 
		6.75, 3.92, 3.48, 3.33, 3.6, 6.58, 6.43, 8.67, 3.24, -0.28, 4.58, 
		6.18, 4.64, 3.9, 4.64, 4.07, 3.9)
y2 <- c(1.76, 6.46, 0.63, -0.25, 5.27, 2.97, 2.91, 2.05, 
		2.16, 3.95, 5.2, 1.93, 3.03, 4.62, 4, 6.67, 2.36, 3.49, 3.87, 
		0.26, 3.49, 3.05, 3.45, 4.5, 3.29, 2.41, 4.58, 1.43, 3.56, 2.28, 
		4.05, 4.74, 6.43, 3.11, 5.15, 3.43, 2.78, 3.74, 5.82, 3.66, 4.11, 
		3.8, 3.9, 4.33, 5.67, 4.71, 4.64, 3.41, 6.34, 4.16, 6.44, 7.02, 
		6.89, 2.99, 5.3, 5.84, 5.48, 6.64, 8.78, 5.64)
y3 <- c(0.39, 0.65, -0.13, 1.14, 1.58, 2, 2.85, 1.74, 3.9, 
		1.83, 3.01, 4.39, 3.85, 5.32, 3.62, 5.56, 5.92, 5, 5.39, 6.71, 
		1.16, 1.55, 0.15, 1.27, 2.92, 3.35, 3.25, 3.26, 4.84, 3.42, 3.55, 
		4.21, 5.3, 5.65, 6.56, 6.63, 5.24, 6.41, 5.76, 7.73, 2.47, 2.54, 
		2.55, 2.66, 3.47, 4.7, 3.75, 4.48, 4.12, 6.49, 5.42, 4.86, 5.97, 
		6.61, 6.04, 6.58, 6.39, 7.51, 7.42, 8.37)

pdf('ANOVA_null.pdf', height=2/3*w, width=2*w)

	par(mar=c(3,3,2,0.5), mfrow=c(1,3), mgp=c(1.8,0.5,0), tcl=-0.4)

	for(i in 1:3){
		
		y <- get(paste('y', i, sep=''))
	
		plot(y~x, ylim=c(-2,10), type='n')
		null <- lm(y ~ 1)
		pnull <- predict(null)
	
		abline(null, col='grey')
		arrows(x,pnull,x,y, code=0, col='grey')
		points(y ~ x, col='red')
		text(1.5,9.5, sprintf('SS = %0.2f', sum(resid(null)^2)), adj=0, cex=1.2)
		title(main=expression(y == beta[1]))
	}
	
dev.off()


pdf('ANOVA_mod.pdf', height=2/3*w, width=2*w)

	par(mar=c(3,3,2,0.5), mfrow=c(1,3), mgp=c(1.8,0.5,0), tcl=-0.4)

	for(i in 1:3){
		
		y <- get(paste('y', i, sep=''))
	
		plot(y~x, ylim=c(-2,10), type='n')
		mod <- lm(y ~ x )
		pmod  <- predict(mod)
	
		abline(mod, col='blue')
		arrows(x,pmod,x,y, code=0, col='blue')
		points(y ~ x, col='red')
		text(1.5,9.5, sprintf('SS = %0.2f', sum(resid(mod)^2)), adj=0, cex=1.2)
		title(main=expression(y == beta[1] + beta[2] *x))	
	
	}

dev.off()


pdf('ANOVA_mod2.pdf', height=2/3*w, width=2*w)

	par(mar=c(3,3,2,0.5), mfrow=c(1,3), mgp=c(1.8,0.5,0), tcl=-0.4)

	for(i in 1:3){
		
		y <- get(paste('y', i, sep=''))
	
		plot(y~x, ylim=c(-2,10), type='n')
		mod2 <- lm(y ~ x + f)
		pmod2 <- predict(mod2)
		
		for(l in seq_along(levels(f))){
			xx <- x[unclass(f)==l]
			yy <- y[unclass(f)==l]
			pp <- pmod2[unclass(f)==l]
			lines(xx, pp, col=l)
			arrows(xx,pp, xx,yy, col=l, code=0)
		}
		points(y ~ x, col=f)
		text(1.5,9.5, sprintf('SS = %0.2f', sum(resid(mod2)^2)), adj=0, cex=1.2)
		title(main=expression(y == beta[1] + beta[2] *x + beta[3] *f[b] + beta[4] * f[c]))	
	}

dev.off()

# Simulate F 1,58

N <- 10000
ratio <- numeric(N)
sampleSize <- 60

for(i in seq_along(ratio)){
	y <- rnorm(sampleSize)
	x <- gl(3,20)
	ratio[i] <- anova(lm(y ~ x))[1,4]
}


# Create vectors to store results in
N <- 10000
sampleSize <- 40 # <<< try changing this value to 20 and 200

sample1 <- matrix(rnorm(n=N*sampleSize, mean=10, sd=2), nrow =N, ncol=sampleSize)
sample2 <- matrix(rnorm(n=N*sampleSize, mean=10, sd=2), nrow =N, ncol=sampleSize)

var1 <- apply(sample1, 1, var)
var2 <- apply(sample2, 1, var)

ratio <- var1/var2



pdf('FAnimate.pdf',height=1.5*w, width= 1.2*w)

	par(mar=c(3,3,0.5,0.5), mfrow=c(2,1), mgp=c(1.8,0.5,0), tcl=-0.4)

	curve(dnorm(x, mean=10, sd=2), xlim=c(2,18), ylim=c(0,0.33), lwd=4 ,col='gray', ylab='Density')
	usr1 <- par('usr')
	plot(1, ylim=c(0,1.3), xlim=c(0,3.5), type='n', xlab='Variance ratio', ylab='Density')
	usr2 <- par('usr')
	
	idx <-c(which.min(abs(ratio -1)), which.min(ratio),   which.max(ratio))
	labloc <- c(10,5,15)
	for(i in seq_along(idx)){
		
		ind <- idx[i]
		plot.new(); par(usr=usr1)
		lines(density(sample1[ind,]), col=i, lwd=2)
		lines(density(sample2[ind,]), col=i, lwd=2, lty=2)
		
		vals <- list(f=round(ratio[ind],2), x=round(var1[ind],2), y=round(var2[ind],2)) 
		text(labloc[i], 0.30, bquote(.(f) == frac(.(x), .(y)), where=vals), cex=0.8, col=i)

		plot.new(); par(usr=usr2)
		abline(v=vals$f, col=i, lwd=2)
	}

	# add frame with annotations for all curves for the animation
	plot.new(); par(usr=usr1)
	for(i in seq_along(idx)){		
		ind <- idx[i]
		lines(density(sample1[ind,]), col=i, lwd=2)
		lines(density(sample2[ind,]), col=i, lwd=2)
	}
	plot.new(); par(usr=usr2); abline(v=ratio[idx], col=1:3, lwd=2)

	for(x in seq(250,N, by=250)){
		plot.new(); plot.new(); par(usr=usr2)	
		h <- hist(ratio[1:x], breaks=seq(-0.05,3.55, by=0.1), plot=FALSE)
		h$density <- h$counts/N/0.1
		lines(h, freq=FALSE)
	}

#   plot.new(); plot.new(); par(usr=usr2)
#	curve(df(x, sampleSize-1, sampleSize-1), add=TRUE, col='red', lwd=2)

dev.off()


pdf('F_simulated.pdf', height=2/3*w, width=2*w)

	par(mar=c(3,3,2,0.5), mgp=c(1.8,0.5,0), tcl=-0.4)

	hist(ratio, breaks=seq(-0.05,3.55, by=0.1), xlab='Variance Ratio', freq=FALSE, main='')

	abline(v=quantile(ratio, c(0.025, 0.975)), col='red', lwd=2)
	abline(v=quantile(ratio, c(0.005, 0.995)), col='red', lwd=2, lty=2)
	
	curve(df(x, sampleSize-1, sampleSize-1), add=TRUE, col='red', n=500)

dev.off()



## FOR PRACTICAL
x <- 1:4
y <- 4*x + 5 + c(0.50,-2,2.58,-1)

mod <- lm(y ~ x)
coef(mod)
model.matrix(mod)
resid(mod)
model.matrix(mod) %*% coef(mod)
predict(mod)
model.matrix(mod) %*% coef(mod) + resid(mod)
print(y)

# HARDCORE MATHS
D <- model.matrix(mod)

t(D) %*% y

# coefficients
solve(t(D) %*% D) %*% t(D) %*% y
# predictions
D%*%solve(t(D) %*% D) %*% t(D) %*% y

# hat matrix yhat = hat * y
D%*%solve(t(D) %*% D) %*% t(D)


# anova
k <- 2; n <- 4
nk <- n * k
f <- gl(n,k, labels=c('Control','Manip','Treat 1','Treat 2'))
# y <- rnorm(n*k, mean=rep(c(3,3.5,6.5,8), each=k))
y <- c(1.58, 4.16, 4.26, 3.18, 6.79, 6.73, 6.33, 8.73)

yhat <- tapply(y,f,mean)

# contrasts - two alternative versions.
mod <- lm(y ~ f)

alt <- matrix(c(1/4,1/4,1/4,1/4, -1,1,0,0,0,0,-1,1,1/2,1/2,-1/2,-1/2), ncol=4)
crossprod(alt) # orthogonal
f2 <- C(f, solve(t(alt))[,-1])
mod2 <- lm(y ~ f2)

summary(mod)
summary(mod2)

# saturated model
f3 <- gl(8,1)
mod3 <- lm(y ~ f3)


x <- seq(along=y)-0.5
mid <- c(1,3,5,7)

pdf('Anova.pdf', height=w, width=w)

	par(mar=c(3,3,0.5,0.5), mgp=c(1.8,0.5,0), tcl=-0.4)

	plot(y ~ x, xaxt='n', xlab='', xlim=c(0,nk), ylim=c(0,max(y)), col=unclass(f), pch=21, cex=1.4, lwd=1.4)
	axis(side=1, at=mid,  labels=levels(f))
	
	gap <- 0.2
	arrows(c(0,2,4,6) + gap, yhat, c(2,4,6,8) - gap, yhat, col=1:4, code=0, lwd=2)


dev.off()


pdf('AnovaModel1.pdf', height=w, width=w)

	par(mar=c(3,3,0.5,0.5), mgp=c(1.8,0.5,0), tcl=-0.4)

	plot(y ~ x, xaxt='n', xlab='', xlim=c(0,nk + 4), ylim=c(0,max(y)), col=unclass(f), pch=21, cex=1.4, lwd=1.4)
	axis(side=1, at=mid,  labels=levels(f))

	abline(h=c(0,yhat), col='grey')
	
	gap <- 0.2
	arrows(c(0,2,4,6) + gap, yhat, c(2,4,6,8) - gap, yhat, col=1:4, code=0, lwd=2)

    arrows2(nk + 0.5, 0 ,nk + 0.5, yhat[1])
    arrows2(nk + 1:3+0.5, yhat[1] , nk + 1:3 +0.5, yhat[-1])
    
    lab <- parse(text=paste('beta[',1:4,']', sep=''))
    text((nk + 0:3) + 0.9, yhat[1] + c(-cf[1], cf[-1])/2, lab, col='red', cex=1.2)

dev.off()

pdf('AnovaModel2.pdf', height=w, width=w)

	par(mar=c(3,3,0.5,0.5), mgp=c(1.8,0.5,0), tcl=-0.4)

	plot(y ~ x, xaxt='n', xlab='', xlim=c(0,nk + 4), ylim=c(0,max(y)), col=unclass(f), pch=21, cex=1.4, lwd=1.4)
	axis(side=1, at=mid,  labels=levels(f))

	abline(h=c(0,yhat), col='grey')
	
	gap <- 0.2
	arrows(c(0,2,4,6) + gap, yhat, c(2,4,6,8) - gap, yhat, col=1:4, code=0, lwd=2)

    arrows2(nk + 0.5, 0 ,nk + 0.5, yhat[1])
    arrows2(nk + 1:3+0.5, yhat[1] , nk + 1:3 +0.5, yhat[-1])
    
    lab <- parse(text=paste('beta[',1:4,']', sep=''))
  
  	cf <- coef(mod2)
	
	abline(h=mean(y), lty=2)
	abline(h=mean(y), lty=2)
	arrows(c(0,2,4,6), yhat, c(2,4,6,8), yhat, col=1:4, code=0, lwd=2)
    arrows2(9, 0 , 9, cf[1])

dev.off()




x <- rep((0:9)+0.5, times=3)
f <- gl(3,10, labels=LETTERS[1:3])
# y <- 0.25*x + unclass(f) + rnorm(30, sd=0.3)
y <-  c(1.05, 1.073, 1.924, 2.17, 1.836, 2.513, 2.593, 2.826, 
		3.106, 3.387, 2.113, 2.712, 2.364, 3.092, 2.617, 2.889, 3.225, 
		4.068, 3.736, 4.812, 3.297, 3.719, 3.378, 3.827, 4.364, 4.062, 
		4.339, 4.776, 5.492, 5.513)

mod <- lm(y ~ x + f)
pred <- predict(mod)
resid <- resid(mod)

cf <- as.list(coef(mod))
names(cf)[1] <- 'a'

predPoints <-  data.frame(x=c(2,5,8), f=LETTERS[3:1])
predPoints$y <- predict(mod, newdata=predPoints)

regrEnds <-  data.frame(x=rep(c(-2,12), times=3), f=rep(LETTERS[1:3], each=2))
regrEnds$y <- predict(mod, newdata=regrEnds)


pdf('ScatterplotSingle.pdf', height=w, width=6)

	par(mar=c(4,4,1,1), mgp=c(2.5,0.8,0), tcl=-0.4)

	plot(y ~ x, col=1, pch=21, cex=1.4, xlim=c(0,max(x)), ylim=c(0,max(y)), lwd=1.4)
	

dev.off()


pdf('ScatterplotGroup.pdf', height=w, width=6)

	par(mar=c(4,4,1,1), mgp=c(2.5,0.8,0), tcl=-0.4)

	plot(y ~ x, col=unclass(f), pch=21, cex=1.4, xlim=c(0,max(x)), ylim=c(0,max(y)), lwd=1.4)
	
	with(cf, abline(a= a, b=x, col=1))
	with(cf, abline(a= a + fB, b=x, col=2))
	with(cf, abline(a= a + fC, b=x, col=3))

dev.off()

pdf('CoefMarkup.pdf', height=w, width=6)

	par(mar=c(4,4,1,1), mgp=c(2.5,0.8,0), tcl=-0.4)

	plot(y ~ x, col='gray', pch=21, cex=1.4, xlim=c(0,max(x)), ylim=c(0,max(y)), lwd=1.4)
	
	with(cf, abline(a= a, b=x, col='grey'))
	with(cf, abline(a= a + fB, b=x, col='grey'))
	with(cf, abline(a= a + fC, b=x, col='grey'))
	
	abline(v=0, lty=2)
	abline(h=0, lty=2)
	abline(h=cf$a, lty=2)
	
	
	sep <- 0.05; labsep <- 0.4
	with(predPoints, {
		lo <- 0; hi <- cf$a
		arrows2(x, lo + sep, x, hi - sep)
	    text2(x + labsep, (lo+hi)/2, expression(alpha))
	})
	
	with(predPoints, {
		lo <- cf$a; hi <- y - c(cf$fC, cf$fB, 0)
		arrows2(x, lo + sep, x,  hi - sep)
		text2(x + labsep, (lo+hi)/2, expression(beta*x))
	})
	
	with(predPoints[-3,], {
	 lo <-  y - c(cf$fC, cf$fB); hi <- y
	 arrows2(x, lo + sep, x,  hi - sep)
	 text2(x + labsep, (lo+hi)/2 + c(0.5,0), c(expression(epsilon), expression(delta)))
	})
	
dev.off()

# more complex example model matrix
y <- rnorm(20)
x1 <- rnorm(20)
x2 <- rnorm(20)
x3 <- rnorm(20)
xf <- gl(4,5)

D <- model.matrix(y ~ x1 + x2 + x3 + xf)

# coefficients
solve(t(D) %*% D) %*% t(D) %*% y
# predictions
D%*%solve(t(D) %*% D) %*% t(D) %*% y
